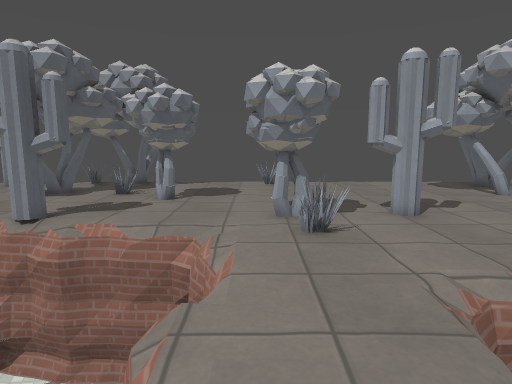
View 1 (above)

16 first-person views from a walk through a 3-D level made in the Godot game engine. The camera is 1.2 m above the floor, tilts 8° down and sees 75° across. The floor is counted in squares, 0.5 m on a side. Each view is taken from the middle of a square. On the plan, view 1 faces up. The plan holds only what a view shows up to about 20 squares ahead; the rest is blank. The place goes on beyond the plan. Surface patterns are stand-ins for the level's own textures.

View 2
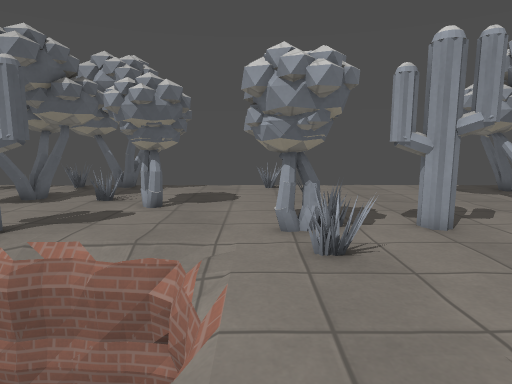

View 3
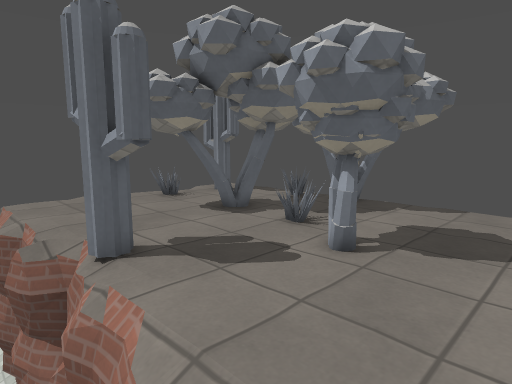

View 4
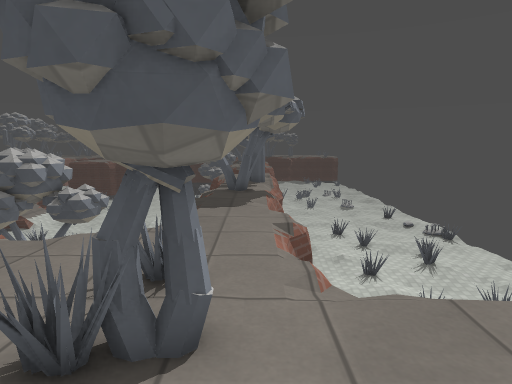

View 5
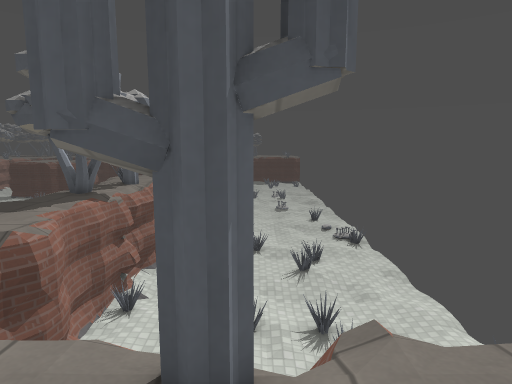

View 6
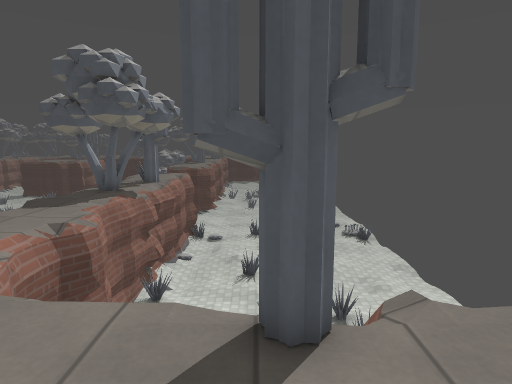

View 7
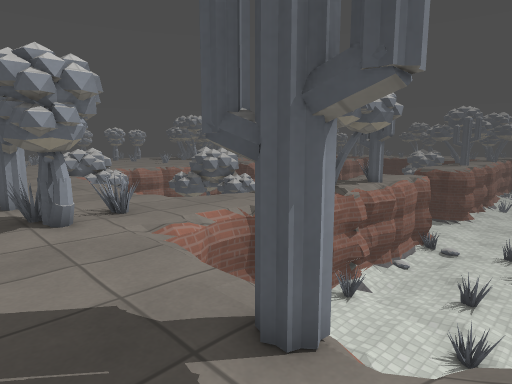

View 8
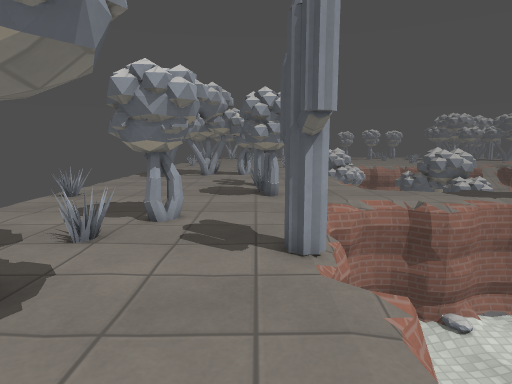

View 9
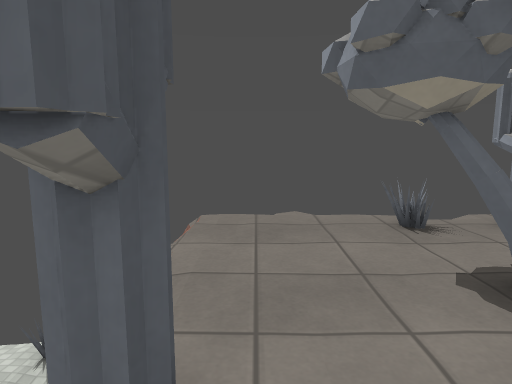

View 10
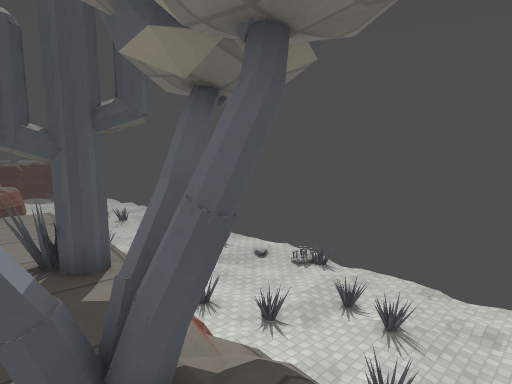

View 11
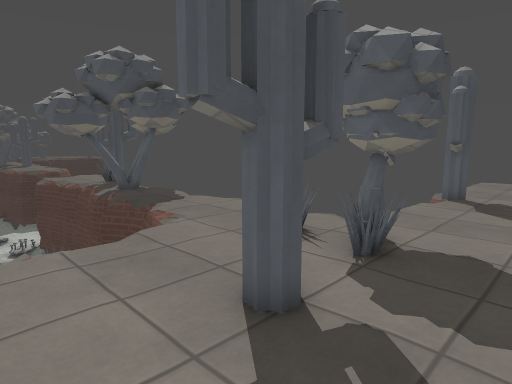

View 12
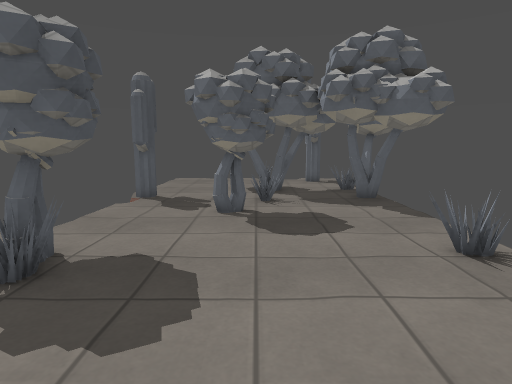

View 13
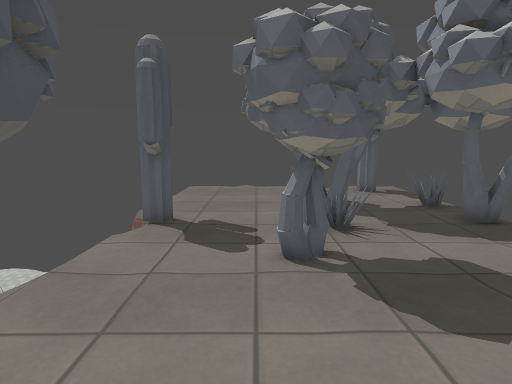

View 14
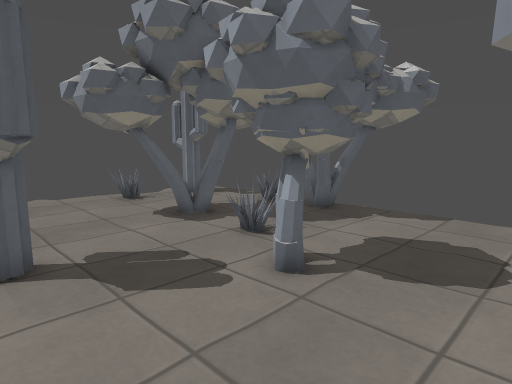

View 15
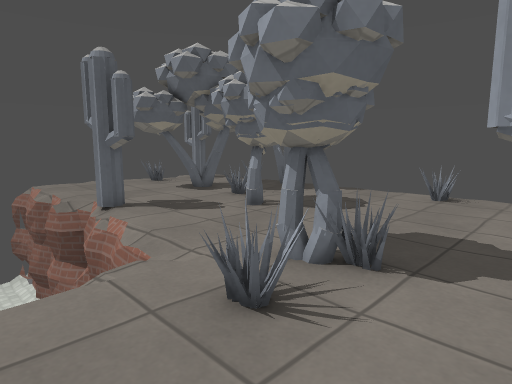

View 16
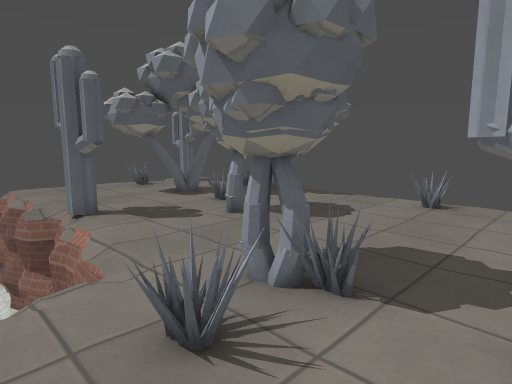

### Floor plan
Key: @ floor where view 1 was taken; # wall or solid block; x gap in a wall; . main floor; - floor 0.25 m lower than the main floor; _ floor 2.5 m lower than the main floor; < floor 2.75 m lower than the main floor; / step, stairs or slope; = window, fence, low wall or low ledge; v drop or lower ground; T thing the floor can be seen under or through.
Columns run from 17 left of view 1 to 11 right of it. Each row starts with its distance up from view 1.
 22         ####
 21        ##=## ....===......
 20        #..##.....==.......
 19  ####  # .................
 18  .x... TT.................
 17  .==.. =T.==.............   #
 16  .==  TT..==###............ #
 15  ...  TT....###..............
 14  ....TT.....###..............
 13  ...........................
 12  ................TTT=x##...
 11  .......TTTT.....TTT..##...
 10 ##...# /TTTT......TT.......
  9 ### v# v_  TTT_T..===.....
  8  <<            T/............
  7                 T............
  6             _<  T....// .-.
  5  ==         _<__T.../
  4  =_        ___/v..../
  3  __  ==<<_______#...
  2  __  ==<_=______#...v
  1  __< _=====____==....
  0  __<<<==_=____==#@...
 -1  __<<<<<<_____==#...
 -2  <<<<<<<<_____<####.
 -3  <<<<<_<_===_<<###=#        #
 -4  <<<__=___==<<<_#  ##     =##
 -5  <<___==____<_<<#  ##     ##
 -6  <_<__=_______< #  ##
 -7  <<__==_<_____       ==
 -8  <___==__=___
 -9  _______===_
-10   _______=__
-11    ___<<____
-12     <<<<<==_
-13      _<<< =
-14       <<<
-15        <<

Where each view was taken, in squares from view 1:
view 1: 0 up, 0 right, facing up
view 2: 2 up, 0 right, facing up
view 3: 8 up, 0 right, facing up-left
view 4: 15 up, 0 right, facing down
view 5: 14 up, 8 left, facing down
view 6: 15 up, 7 left, facing down
view 7: 14 up, 10 left, facing down-right
view 8: 12 up, 15 left, facing right
view 9: 12 up, 5 left, facing left
view 10: 0 up, 2 right, facing down-left
view 11: 15 up, 9 right, facing down-left
view 12: 16 up, 8 right, facing left
view 13: 14 up, 3 right, facing left
view 14: 10 up, 0 right, facing up-left
view 15: 6 up, 5 right, facing up-left
view 16: 7 up, 5 right, facing up-left
